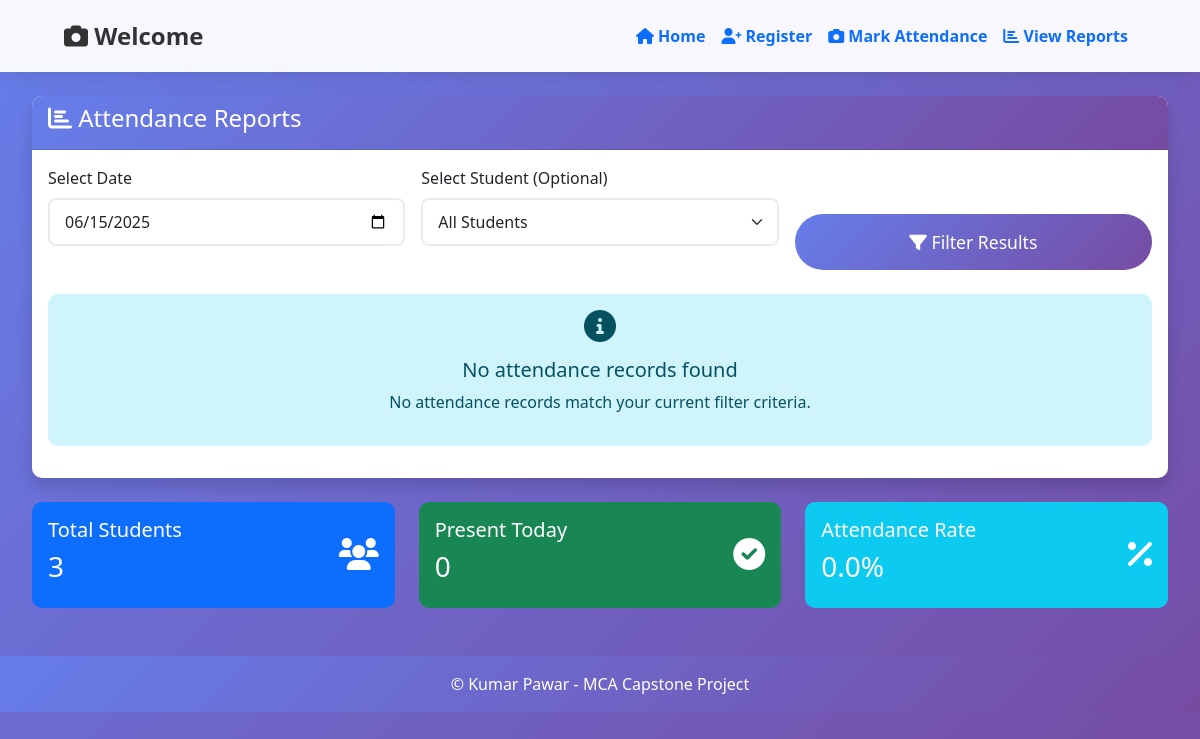
Page /view_attendance on the earlier database version.
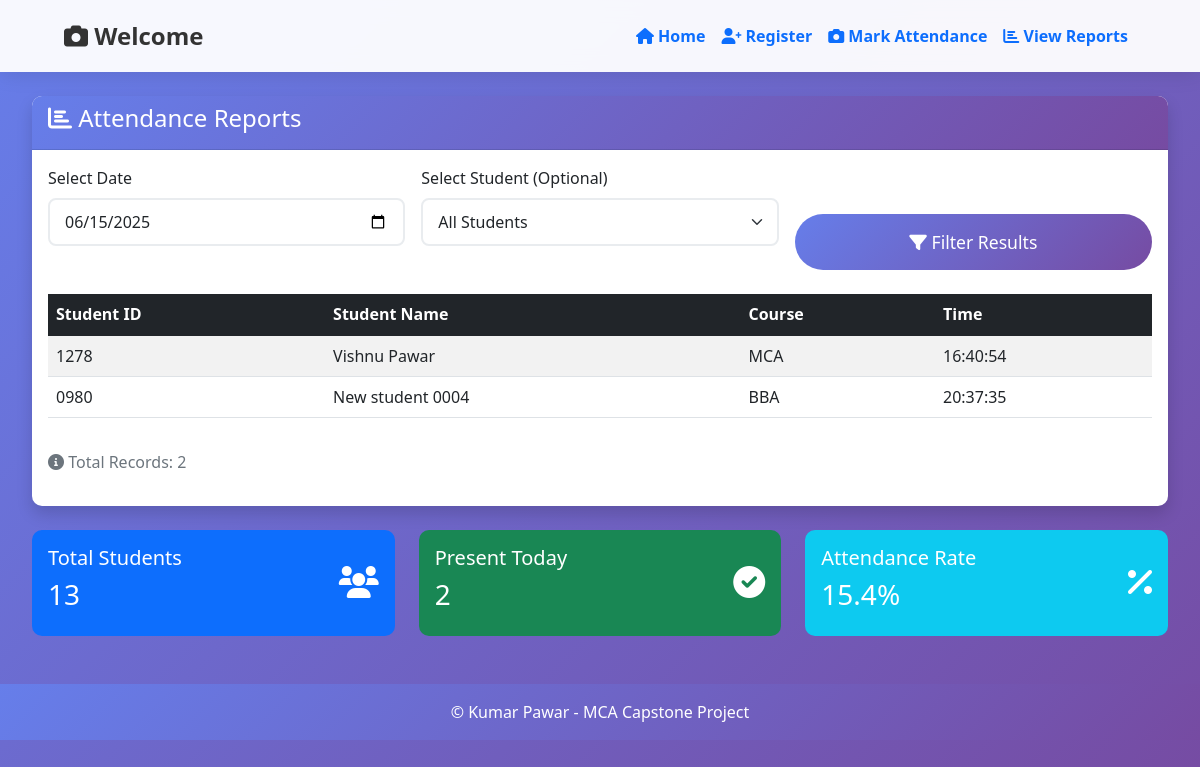
Same page on the later database version.
### tables this page shows
CREATE TABLE attendance (
            id INTEGER PRIMARY KEY AUTOINCREMENT,
            student_id TEXT NOT NULL,
            date DATE NOT NULL,
            time TIME NOT NULL,
            created_at TIMESTAMP DEFAULT CURRENT_TIMESTAMP,
            FOREIGN KEY (student_id) REFERENCES students (student_id),
            UNIQUE(student_id, date)
        );

CREATE TABLE students (
            id INTEGER PRIMARY KEY AUTOINCREMENT,
            student_id TEXT UNIQUE NOT NULL,
            name TEXT NOT NULL,
            email TEXT NOT NULL,
            course TEXT NOT NULL,
            photo_filename TEXT NOT NULL,
            created_at TIMESTAMP DEFAULT CURRENT_TIMESTAMP
        );

### app.py (the view)
@app.route('/view_attendance')
def view_attendance():
    date_filter = request.args.get('date', date.today().isoformat())
    student_filter = request.args.get('student_id', '')
    if student_filter:
        attendance_records = get_student_attendance(student_filter)
    else:
        attendance_records = get_attendance_by_date(date_filter)
    students = get_all_students()
    return render_template('view_attendance.html',
                         attendance_records=attendance_records,
                         students=students,
                         selected_date=date_filter,
                         selected_student=student_filter)

### utils/database_utils.py (called while the page is built)
def get_all_students():
    conn = sqlite3.connect('database/attendance.db')
    cursor = conn.cursor()
    cursor.execute('SELECT student_id, name, email, course FROM students ORDER BY name')
    students = cursor.fetchall()
    conn.close()
    return students

def get_attendance_by_date(date):
    conn = sqlite3.connect('database/attendance.db')
    cursor = conn.cursor()
    cursor.execute('''
        SELECT s.student_id, s.name, s.course, a.time
        FROM attendance a
        JOIN students s ON a.student_id = s.student_id
        WHERE a.date = ?
        ORDER BY a.time
    ''', (date,))
    records = cursor.fetchall()
    conn.close()
    return records

### templates/view_attendance.html (shortened to what this page needs)
{% extends "base.html" %}
{% block content %}
<div class="row">
    <div class="col-12">
        <div class="card shadow">
            <div class="card-header">
                <h4><i class="fas fa-chart-bar"></i> Attendance Reports</h4>
            </div>
            <div class="card-body">
                <form method="GET" class="row g-3 mb-4">
                    <div class="col-md-4">
                        <label for="date" class="form-label">Select Date</label>
                        <input type="date" class="form-control" id="date" name="date"
                               value="{{ selected_date }}">
                    </div>
                    <div class="col-md-4">
                        <label for="student_id" class="form-label">Select Student (Optional)</label>
                        <select class="form-select" id="student_id" name="student_id">
                            <option value="">All Students</option>
                        </select>
                    </div>
                    <div class="col-md-4">
                        <label class="form-label">&nbsp;</label>
                        <div class="d-grid">
                            <button type="submit" class="btn btn-primary">
                                <i class="fas fa-filter"></i> Filter Results
                            </button>
                        </div>
                    </div>
                </form>
                {% if attendance_records %}
                    <div class="table-responsive">
                        <table class="table table-striped table-hover">
                            <thead class="table-dark">
                                <tr>
                                    <th>Student ID</th>
                                    <th>Student Name</th>
                                    <th>Course</th>
                                    <th>Time</th>
                                </tr>
                            </thead>
                            <tbody>
                                {% for record in attendance_records %}
                                    <tr>
                                        <td>{{ record[0] }}</td>
                                        <td>{{ record[1] }}</td>
                                        <td>{{ record[2] }}</td>
                                        {% if selected_student %}
                                            <td>{{ record[3] }}</td>
                                            <td>{{ record[4] }}</td>
                                        {% else %}
                                            <td>{{ record[3] }}</td>
                                        {% endif %}
                                    </tr>
                                {% endfor %}
                            </tbody>
                        </table>
                    </div>
                    <div class="mt-3">
                        <p class="text-muted">
                            <i class="fas fa-info-circle"></i>
                            Total Records: {{ attendance_records|length }}
                        </p>
                    </div>
                {% else %}
                    <div class="alert alert-info text-center">
                        <i class="fas fa-info-circle fa-2x mb-3"></i>
                        <h5>No attendance records found</h5>
                        <p>No attendance records match your current filter criteria.</p>
                    </div>
                {% endif %}
            </div>
        </div>
    </div>
</div>
<div class="row mt-4">
    <div class="col-md-4">
        <div class="card bg-primary text-white">
            <div class="card-body">
                <div class="d-flex justify-content-between">
                    <div>
                        <h5>Total Students</h5>
                        <h3>{{ students|length }}</h3>
                    </div>
                    <div class="align-self-center">
                        <i class="fas fa-users fa-2x"></i>
                    </div>
                </div>
            </div>
        </div>
    </div>
    <div class="col-md-4">
        <div class="card bg-success text-white">
            <div class="card-body">
                <div class="d-flex justify-content-between">
                    <div>
                        <h5>Present Today</h5>
                        <h3>{{ attendance_records|length if not selected_student else '-' }}</h3>
                    </div>
                    <div class="align-self-center">
                        <i class="fas fa-check-circle fa-2x"></i>
                    </div>
                </div>
            </div>
        </div>
    </div>
    <div class="col-md-4">
        <div class="card bg-info text-white">
            <div class="card-body">
                <div class="d-flex justify-content-between">
                    <div>
                        <h5>Attendance Rate</h5>
                        <h3>
                            {% if students|length > 0 and not selected_student %}
                                {{ "%.1f"|format((attendance_records|length / students|length) * 100) }}%
                            {% else %}
                                -
                            {% endif %}
                        </h3>
                    </div>
                    <div class="align-self-center">
                        <i class="fas fa-percentage fa-2x"></i>
                    </div>
                </div>
            </div>
        </div>
    </div>
</div>
{% endblock %}

### templates/base.html (shortened to what this page needs)
<!DOCTYPE html>
<html lang="en">
<head>
    <link href="https://cdn.jsdelivr.net/npm/bootstrap@5.1.3/dist/css/bootstrap.min.css" rel="stylesheet">
    <link href="https://cdnjs.cloudflare.com/ajax/libs/font-awesome/6.0.0/css/all.min.css" rel="stylesheet">
    <link href="{{ url_for('static', filename='css/style.css') }}" rel="stylesheet">
    <link href="https://cdnjs.cloudflare.com/ajax/libs/font-awesome/6.0.0/css/all.min.css" rel="stylesheet">
</head>
<body>
    <nav class="navbar navbar-expand-lg">
        <div class="container">
            <a class="navbar-heading" href="{{ url_for('index') }}">
                <i class="fas fa-camera"></i> Welcome
            </a>
            <div class="collapse navbar-collapse" id="navbarNav">
                <ul class="navbar-nav ms-auto">
                    <li class="navbar-elements">
                        <a class="nav-link" href="{{ url_for('index') }}">
                            <i class="fas fa-home"></i> Home
                        </a>
                    </li>
                    <li class="navbar-elements">
                        <a class="nav-link" href="{{ url_for('register') }}">
                            <i class="fas fa-user-plus"></i> Register
                        </a>
                    </li>
                    <li class="navbar-elements">
                        <a class="nav-link" href="{{ url_for('mark_attendance') }}">
                            <i class="fas fa-camera"></i> Mark Attendance
                        </a>
                    </li>
                    <li class="navbar-elements">
                        <a class="nav-link" href="{{ url_for('view_attendance') }}">
                            <i class="fas fa-chart-bar"></i> View Reports
                        </a>
                    </li>
                </ul>
            </div>
        </div>
    </nav>
    <main class="main-container mt-4">
        {% block content %}{% endblock %}
    </main>
    <footer class="bg-light text-center text-lg-start mt-5">
        <div class="text-center p-3">
            © Kumar Pawar - MCA Capstone Project
        </div>
    </footer>
</body>
</html>

### static/css/style.css (style rules this page uses)
body { font-family: 'Segoe UI', Tahoma, Geneva, Verdana, sans-serif; background: linear-gradient(135deg, #667eea 0%, #764ba2 100%); min-height: 100vh; }
.navbar { background: rgba(255, 255, 255, 0.95); backdrop-filter: blur(10px); padding: 1rem 2rem; box-shadow: 0 2px 20px rgba(0, 0, 0, 0.1); }
.navbar-heading { font-size: 1.5rem; color: #333; font-weight: bold; text-decoration: none; }
.navbar-elements { font-size: 1.0rem; color: #333; font-weight: bold; text-decoration: none; }
.card { border: none; border-radius: 10px; }
.card-header { background: linear-gradient(135deg, #667eea 0%, #764ba2 100%); color: white; border-radius: 10px 10px 0 0 !important; }
.btn { border-radius: 25px; padding: 8px 20px; font-weight: 500; }
.table th { border-top: none; }
.form-control, .form-select { border-radius: 8px; border: 2px solid #e9ecef; padding: 10px 15px; }
footer { margin-top: auto; background: linear-gradient(135deg, #667eea 0%, #764ba2 100%); color: white; }
.main-container { max-width: 1400px; margin: 0 auto; padding: 0 2rem; }
.container { max-width: 1200px; margin: 0 auto; padding: 0 2rem; }
.btn { flex: 1; padding: 12px; border: none; border-radius: 8px; font-size: 1rem; cursor: pointer; transition: all 0.3s ease; }
.btn-primary { background: linear-gradient(135deg, #667eea 0%, #764ba2 100%); color: white; }
.btn { background: linear-gradient(135deg, #667eea 0%, #764ba2 100%); color: white; border: none; padding: 15px 30px; border-radius: 50px; font-size: 1.1rem; cursor: pointer; transition: all 0.3s ease; text-decoration: none; display: inline-block; margin-top: 1rem; }

Differences in the rows shown:
added attendance: student_id "1278", name "Vishnu Pawar", course "MCA", time "16:40:54"
added attendance: student_id "0980", name "New student 0004", course "BBA", time "20:37:35"
Other differences:
{{ attendance_records|length }}: (not shown) → "2"
{{ students|length }}: "3" → "13"
{{ attendance_records|length if not selected_student else '-' }}: "0" → "2"
{{ "%.1f"|format((attendance_records|length / students|length) * 100) }}: "0.0" → "15.4"
text no longer shown: "No attendance records found No attendance records match your current filter criteria."
text now shown: "Student ID Student Name Course Time Total Records:"
